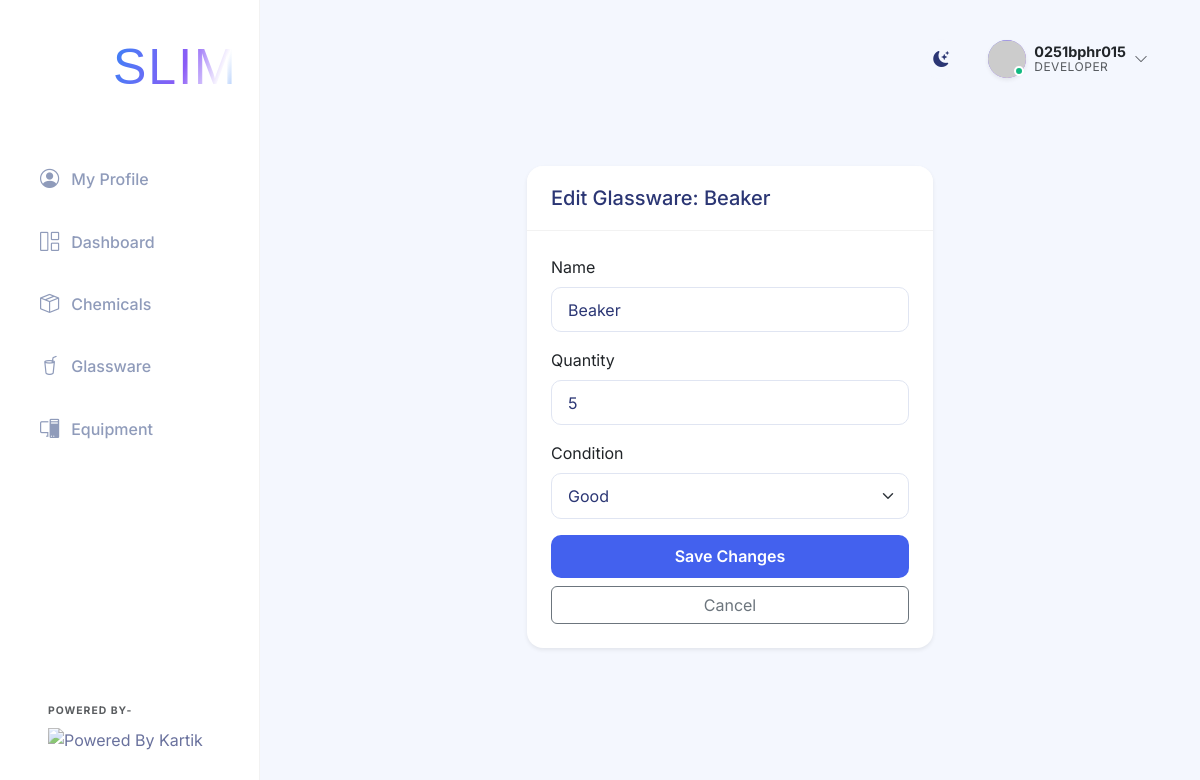
/glassware/1/edit (signed in), run on the app's committed database.
### app.py (models this page shows)
class User(UserMixin, db.Model):
    id = db.Column(db.Integer, primary_key=True)
    username = db.Column(db.String(100), unique=True, nullable=False)
    password_hash = db.Column(db.String(200), nullable=False)
    role = db.Column(db.String(50), nullable=False) # 'teacher', 'student', or 'developer'
    full_name = db.Column(db.String(150), nullable=True)
    roll_number = db.Column(db.String(50), nullable=True)
    email = db.Column(db.String(150), nullable=True)
    phone = db.Column(db.String(20), nullable=True)

class Glassware(db.Model):
    id = db.Column(db.Integer, primary_key=True)
    name = db.Column(db.String(150), nullable=False)
    quantity = db.Column(db.Integer, nullable=False, default=0)
    condition = db.Column(db.String(50), nullable=False) # Good, Damaged, etc.
    logs = db.relationship('GlasswareLog', backref='glassware', lazy=True, cascade="all, delete-orphan")

### app.py (the view, shortened to what this page needs)
@app.route('/glassware/<int:id>/edit', methods=['GET', 'POST'])
@teacher_required
def edit_glassware(id):
    item = Glassware.query.get_or_404(id)
    return render_template('edit_glassware.html', item=item)

### app.py (called while the page is built)
@login_manager.user_loader
def load_user(user_id):
    return User.query.get(int(user_id))

def teacher_required(f):
    @wraps(f)
    def decorated_function(*args, **kwargs):
        if not current_user.is_authenticated or current_user.role not in ['teacher', 'developer']:
            flash('You must be logged in as a teacher or developer to perform this action.', 'danger')
            return redirect(request.referrer or url_for('dashboard'))
        return f(*args, **kwargs)
    return decorated_function

### templates/edit_glassware.html (shortened to what this page needs)
{% extends 'base.html' %}
{% block content %}
<div class="container py-5">
    <div class="row justify-content-center">
        <div class="col-md-6">
            <div class="card shadow-sm">
                <div class="card-header bg-white">
                    <h5 class="mb-0">Edit Glassware: {{ item.name }}</h5>
                </div>
                <div class="card-body">
                    <form action="{{ url_for('edit_glassware', id=item.id) }}" method="POST">
                        <div class="mb-3">
                            <label class="form-label">Name</label>
                            <input type="text" name="name" class="form-control" value="{{ item.name }}" required>
                        </div>
                        <div class="mb-3">
                            <label class="form-label">Quantity</label>
                            <input type="number" name="quantity" class="form-control" value="{{ item.quantity }}" required>
                        </div>
                        <div class="mb-3">
                            <label class="form-label">Condition</label>
                            <select name="condition" class="form-select">
                                <option value="Good" {% if item.condition == 'Good' %}selected{% endif %}>Good</option>
                            </select>
                        </div>
                        <div class="d-grid gap-2">
                            <button type="submit" class="btn btn-primary">Save Changes</button>
                            <a href="{{ url_for('glassware_detail', id=item.id) }}" class="btn btn-outline-secondary">Cancel</a>
                        </div>
                    </form>
                </div>
            </div>
        </div>
    </div>
</div>
{% endblock %}

### templates/base.html (shortened to what this page needs)
<!DOCTYPE html>
<html lang="en">
<head>
    <link href="https://cdn.jsdelivr.net/npm/bootstrap@5.3.0/dist/css/bootstrap.min.css" rel="stylesheet">
    <link rel="stylesheet" href="{{ url_for('static', filename='css/style.css') }}">
    <link rel="stylesheet" href="https://cdn.jsdelivr.net/npm/bootstrap-icons@1.10.5/font/bootstrap-icons.css">
</head>
<body>
    <div class="app-container">
        <nav class="sidebar d-flex flex-column">
            <div class="sidebar-header">
                <a class="navbar-brand d-flex align-items-center morph-logo" href="{{ url_for('dashboard') }}"
                    style="text-decoration: none;">
                    <div class="me-1 d-flex justify-content-center align-items-center"
                        style="width: 80px; height: 80px; margin-left: -5px;">
                        <dotlottie-player src="{{ url_for('static', filename='logo.lottie') }}" background="transparent"
                            speed="1" style="width: 80px; height: 80px;" loop autoplay></dotlottie-player>
                    </div>
                    <div class="logo-text-container">
                        <div class="logo-text main-text">
                            <span class="slim-text-animated">SLIM</span>
                        </div>
                    </div>
                </a>
            </div>
            <ul class="nav flex-column sidebar-nav mt-3">
                {% if current_user.is_authenticated and current_user.role in ['student', 'developer'] %}
                <li class="nav-item">
                    <a class="nav-link {% if request.endpoint == 'profile' %}active{% endif %}"
                        href="{{ url_for('profile') }}">
                        <i class="bi bi-person-circle"></i> My Profile
                    </a>
                </li>
                {% endif %}
                <li class="nav-item">
                    <a class="nav-link {% if request.endpoint == 'dashboard' %}active{% endif %}"
                        href="{{ url_for('dashboard') }}">
                        <i class="bi bi-grid-1x2"></i> Dashboard
                    </a>
                </li>
                <li class="nav-item">
                    <a class="nav-link {% if request.endpoint == 'chemicals' or request.endpoint == 'add_chemical' or request.endpoint == 'chemical_detail' %}active{% endif %}"
                        href="{{ url_for('chemicals') }}">
                        <i class="bi bi-box-seam"></i> Chemicals
                    </a>
                </li>
                <li class="nav-item">
                    <a class="nav-link {% if request.endpoint == 'glassware' %}active{% endif %}"
                        href="{{ url_for('glassware') }}">
                        <i class="bi bi-cup-straw"></i> Glassware
                    </a>
                </li>
                <li class="nav-item">
                    <a class="nav-link {% if request.endpoint == 'equipment' %}active{% endif %}"
                        href="{{ url_for('equipment') }}">
                        <i class="bi bi-pc-display"></i> Equipment
                    </a>
                </li>
            </ul>
            <div class="sidebar-footer mt-auto p-4 text-start">
                <small class="text-muted d-block fw-bold text-uppercase mb-2"
                    style="font-size: 0.65rem; letter-spacing: 1px;">Powered By-</small>
                <img src="https://student.camu.in/camu_attachment/get/6696654be0b1fd900cf3997c" alt="Powered By Kartik"
                    class="img-fluid powered-logo">
            </div>
        </nav>
        <main class="main-content">
            <header class="top-header d-flex justify-content-between align-items-center mb-4">
                <div class="d-flex align-items-center">
                    <div class="theme-toggle" id="themeToggle" title="Toggle Dark/Light Mode">
                        <i class="bi bi-moon-stars-fill"></i>
                    </div>
                    <div class="user-profile dropdown">
                        <div class="profile-trigger d-flex align-items-center" {% if current_user.is_authenticated
                            %}data-bs-toggle="dropdown" {% else %}data-bs-toggle="modal" data-bs-target="#loginModal" {%
                            endif %}>
                            {% if current_user.is_authenticated %}
                            <div class="avatar-wrapper me-2">
                                <div class="avatar-circle {% if current_user.role == 'developer' %}bg-developer{% elif current_user.role == 'teacher' %}bg-teacher{% else %}bg-student{% endif %} shadow-sm"
                                    style="padding: 0; overflow: hidden;">
                                    <img src="https://api.dicebear.com/9.x/bottts/svg?seed={{ current_user.username }}&backgroundColor=transparent"
                                        alt="Avatar"
                                        style="width: 100%; height: 100%; object-fit: cover; transform: scale(1.1) translateY(2px);">
                                </div>
                                <div class="status-indicator online"></div>
                            </div>
                            <div class="user-info d-none d-sm-block">
                                <div class="user-name fw-bold text-dark">{{ current_user.username|capitalize }}</div>
                                <div class="user-role text-muted">{{ current_user.role|capitalize }}</div>
                            </div>
                            <i class="bi bi-chevron-down ms-2 text-muted small"></i>
                            {% else %}
                            <div class="avatar-circle bg-secondary shadow-sm me-2">
                                <i class="bi bi-person"></i>
                            </div>
                            <span class="fw-medium text-dark">Login</span>
                            {% endif %}
                        </div>
                    </div>
            </header>
            <div class="content-wrapper">
                {% block content %}{% endblock %}
            </div>
        </main>
    </div>
</body>
</html>

### data on the page
User: username "0251bphr015", role "DEVELOPER"
Glassware: name "Beaker", quantity "5", condition "Good"
